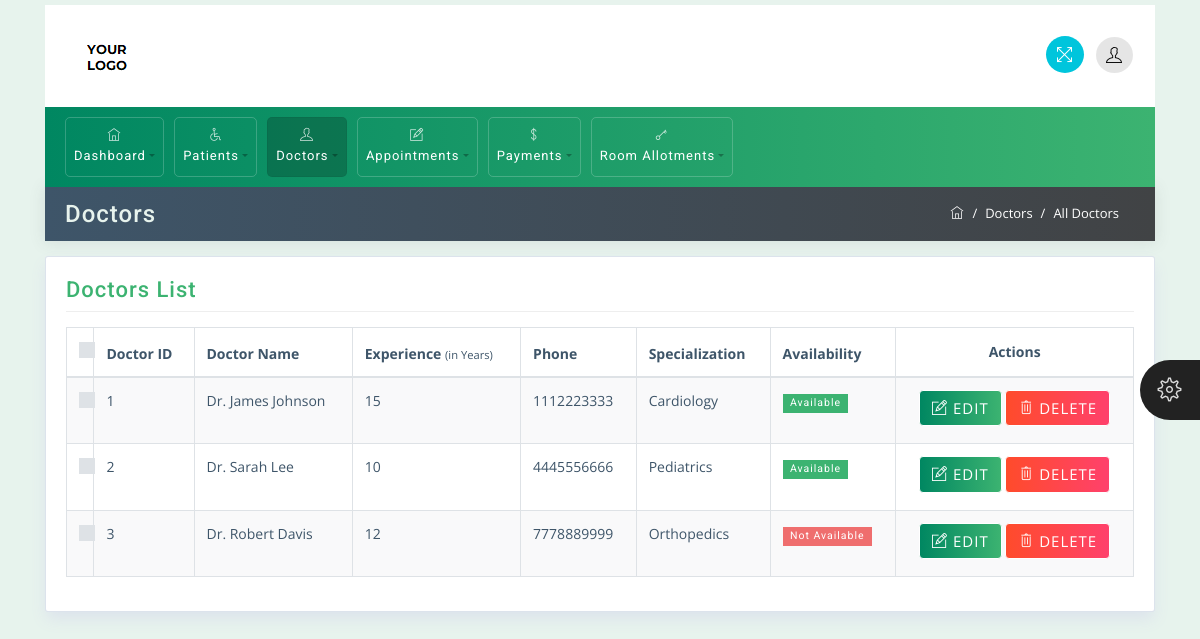
Screenshot of /all-doctors/ (signed in) with the database file from the repository.
### app/models.py (models this page shows, shortened)
class Doctor(models.Model):
    AVAILABILITY_CHOICES = [
        ('Available', 'Available'),
        ('Not Available', 'Not Available'),
    ]
    name = models.CharField(max_length=100)
    date_of_birth = models.DateField()
    specialization = models.CharField(max_length=100)
    experience = models.PositiveIntegerField()  # Years of experience
    age = models.PositiveIntegerField()
    phone = models.CharField(max_length=15)
    email = models.EmailField()
    gender = models.CharField(max_length=10, choices=[('Male', 'Male'), ('Female', 'Female')])
    address = models.TextField()
    file = models.FileField(upload_to='doctors/')
    availability = models.CharField(max_length=20, choices=AVAILABILITY_CHOICES, default='Available')

### app/views.py (the view)
# urls.py: path('all-doctors/',views.all_doctors,name='all-doctors'),
@login_required
def all_doctors(request):
    doctors = Doctor.objects.all()
    return render(request, 'doctors.html', {'doctors': doctors,'active_page': 'doctors'})

### app/templates/doctors.html (shortened to what this page needs)
<!DOCTYPE html>
<html>
{% load static %}
<head>
	<link rel="stylesheet" href="{% static 'css/bootstrap.min.css' %}">
	<link rel="stylesheet" href="{% static 'css/themify-icons.css' %}">
	<link rel="stylesheet" href="{% static 'css/animate.css' %}">
	<link rel="stylesheet" href="{% static 'css/styles.css' %}">
	<link rel="stylesheet" href="{% static 'css/green.css' %}" id="style_theme">
	<link rel="stylesheet" href="{% static 'css/responsive.css' %}">
	<link rel="stylesheet" href="{% static 'charts/css/morris.css' %}">
	<link rel="stylesheet" href="{% static 'css/jquery-jvectormap.css' %}">
	<link rel="stylesheet" href="{% static 'datatable/dataTables.bootstrap4.min.css' %}">
</head>
<body>
	<div class="theme-settings" id="switcher">
		<span class="theme-click">
			<span class="ti-settings"></span>
		</span>
	</div>
	<div class="wrapper">
		<div id="content">
			<div class="container top-brand">
				<nav class="navbar navbar-default">
					<div class="navbar-header">
						<div class="sidebar-header"> <a href="{%url 'index'%}"><img src="{% static 'images/logo-dark.png' %}" class="logo" alt="logo"></a>
						</div>
					</div>
					<ul class="nav justify-content-end">
						<li class="nav-item">
							<a class="nav-link">
								<span title="Fullscreen" class="ti-fullscreen fullscreen"></span>
							</a>
						</li>
						<li class="nav-item">
							<a class="nav-link dropdown-toggle" data-toggle="dropdown" href="#" role="button" aria-haspopup="true"
							 aria-expanded="false">
								<span class="ti-user"></span>
							</a>
						</li>
					</ul>
				</nav>
			</div>
				<div class="container menu-nav">
					{%include 'nav.html'%}
				</div>
				<div class="container mt-0">
					<div class="row breadcrumb-bar">
						<div class="col-md-6">
							<h3 class="block-title">Doctors</h3>
						</div>
						<div class="col-md-6">
							<ol class="breadcrumb">
								<li class="breadcrumb-item">
									<a href="{%url 'index'%}">
										<span class="ti-home"></span>
									</a>
								</li>
								<li class="breadcrumb-item">Doctors</li>
								<li class="breadcrumb-item active">All Doctors</li>
							</ol>
						</div>
					</div>
				</div>
			<div class="container">
				<div class="row">
					<div class="col-md-12">
						<div class="widget-area-2 proclinic-box-shadow">
							<h3 class="widget-title">Doctors List</h3>
							<div class="table-responsive mb-3">
								<table id="tableId" class="table table-bordered table-striped">
									<thead>
										<tr>
											<th class="no-sort">
												<div class="custom-control custom-checkbox">
												</div>
											</th>
											<th>Doctor ID</th>
											<th>Doctor Name</th>
											<th>Experience <small>(in Years)</small></th>
											<th>Phone</th>
											<th>Specialization</th>
											<th>Availability</th>
											<th  class="text-center align-middle">Actions</th>
										</tr>
									</thead>
									<tbody>
										{% for doctor in doctors %}
										<tr data-doctor-id="{{ doctor.id }}">
											<td>
												<div class="custom-control custom-checkbox">
												</div>
											</td>
											<td>{{ doctor.id }}</td>
											<td>{{ doctor.name }}</td>
											<td>{{ doctor.experience }}</td>
											<td>{{ doctor.phone }}</td>
											<td>{{ doctor.specialization }}</td>
											<td>
												{% if doctor.availability == "Available" %}
												<span class="badge badge-success">Available</span>
												{% else %}
													<span class="badge badge-danger">Not Available</span>
												{% endif %}
											</td>
											<td  class="text-center align-middle">
												<button type="button" class="btn btn-primary edit-btn" data-id="{{ doctor.id }}">
													<span class="ti-pencil-alt"></span> EDIT
												</button>
												<button type="button" class="btn btn-danger delete-btn" data-id="{{ doctor.id }}">
													<span class="ti-trash"></span> DELETE
												</button>
											</td>
										</tr>
										{% endfor %}
									</tbody>
								</table>
						</div>
						</div>
					</div>
				</div>
			</div>
		</div>
	</div>
</body>
</html>

### app/static/app/css/styles.css (style rules this page uses)
body { font-family: 'Open Sans', sans-serif; background-color: #E7F3ED; color: #3e5569; }
h1, h2, h3, h4, h5, h6, span, .menu-nav { font-family: 'Roboto', sans-serif; letter-spacing: 1px; }
a, a:hover, a:focus { color: inherit; text-decoration: none; transition: all 0.3s; }
.navbar { padding: 10px 15px; background: #fff; border: none; border-radius: 0; }
.breadcrumb { border-radius: 0; margin-bottom: 0; float: right; border-radius: 20px; background-color: transparent; }
.breadcrumb-bar { background: #3e5569; background: -webkit-linear-gradient(to left, #414345, #3e5569); background: linear-gradient(to left, #414345, #3e5569); margin-left: 0px !important; margin-right: 0px !important; padding: 5px 20px; -webkit-box-shadow: 0px 1px 15px 1px rgba(69,65,78,0.1); box-shadow: 0px 1px 15px 1px rgba(69,65,78,0.1); color: #fff; border: 0px solid; }
.breadcrumb-item { color: #ffffff; font-size: 13px; }
.breadcrumb-item.active { color: #ffffff; font-size: 13px; }
.breadcrumb-item+.breadcrumb-item::before { color: #ffffff; }
.breadcrumb-bar div[class*="col-"] { padding-right: 0px; padding-left: 0px; }
.badge { padding: .4em .7em; border-radius: 0; font-weight: 400; }
.table td, .table th { padding: .75rem; }
#content { padding-top: 5px; padding-bottom: 15px; transition: all 0.3s; width: 100%; }
.proclinic-box-shadow { border-radius: 0; border: 0; -webkit-box-shadow: 0 0 0 1px #dce3ec, 0 8px 16px 0 #dce3ec; box-shadow: 0 0 0 1px #dce3ec, 0 8px 16px 0 #dce3ec; background: #fff; margin-top: 20px; }
div[class*="col-"] { padding-right: 6px; padding-left: 6px; }
.badge-danger, .bg-danger { background-color: #ef6e6e !important; }
.badge-success, .bg-success { background-color: #3CB371 !important; }
.table-striped tbody tr:nth-of-type(odd) { background-color: rgba(61,79,90,.03); }
.table .custom-control.custom-checkbox { padding-left: 0; }
table.table tbody td, table.table thead th { font-size: 14px; }
#switcher { position: fixed; bottom: 45%; right: -130px; width: 130px; background-color: #404040; color: #ffffff; z-index: 9999; font-size: 15px; padding-bottom: 20px; -webkit-transition: all 0.6s ease; transition: all 0.6s ease; height: 80px; }
#switcher .theme-click { display: block; position: absolute; padding: 8px; width: 60px; height: 60px; line-height: 48px; color: #ffffff; font-size: 24px; background-color: #222; text-align: center; left: -60px; top: 0; cursor: pointer; z-index: 2; border-radius: 30px 0 0 30px; }
#switcher .theme-click .ti-settings { color: #ddd; }
.navbar-default .dropdown-toggle::after { display: none; }
.navbar-default .ti-announcement, .navbar-default .ti-user, .navbar-default .ti-search { padding: 10px; border-radius: 50%; color: #000; }
.navbar-default .ti-user, .navbar-default .ti-announcement, .navbar-default .ti-search { background: rgba(0,0,0,.1); }
.top-brand .nav-link { padding: 6px; cursor: pointer; }
.navbar .nav .nav-item:last-child .nav-link { padding-right: 7px; }
.fullscreen { padding: 10px; font-size: 17px; cursor: pointer; background: #00c5dc; color: #fff; border-radius: 50%; margin-left: 10px; }
h3.block-title { background: transparent; margin: 4px auto; color: #E7F3ED; }
.widget-area-2 { background: #fff; margin-top: 1rem; padding: 20px; padding-bottom: 2px; border-radius: 2px; }
.widget-title { font-size: 22px; padding-bottom: .5rem; margin-bottom: 15px; border-bottom: 1px solid #eeeeee; }
.btn { margin-bottom: 5px; font-size: 15px; letter-spacing: 1px; }
.btn-danger { background: #FF416C; background: -webkit-linear-gradient(to right, #FF4B2B, #FF416C); background: linear-gradient(to right, #FF4B2B, #FF416C); border-color: #fff; }
.block-title { -ms-flex: 1 1 auto; flex: 1 1 auto; min-height: 1.75rem; font-size: 1.5rem; line-height: 1.5; }

### app/static/app/css/green.css (style rules this page uses)
.btn-primary { background: #3CB371; background: -webkit-linear-gradient(to right, #008761, #3CB371); background: linear-gradient(to right, #008761, #3CB371); border-color: #ffffff; }
.widget-title { color: #3CB371; }

### app/static/app/css/responsive.css (style rules this page uses)
@media (min-width: 992px) { .row { margin-right: -5px; margin-left: -5px; } }

### rows the page displays
Doctor: id "1", name "Dr. James Johnson", experience "15", phone "1112223333", specialization "Cardiology", availability "Available"
Doctor: id "2", name "Dr. Sarah Lee", experience "10", phone "4445556666", specialization "Pediatrics", availability "Available"
Doctor: id "3", name "Dr. Robert Davis", experience "12", phone "7778889999", specialization "Orthopedics", availability "Not Available"
